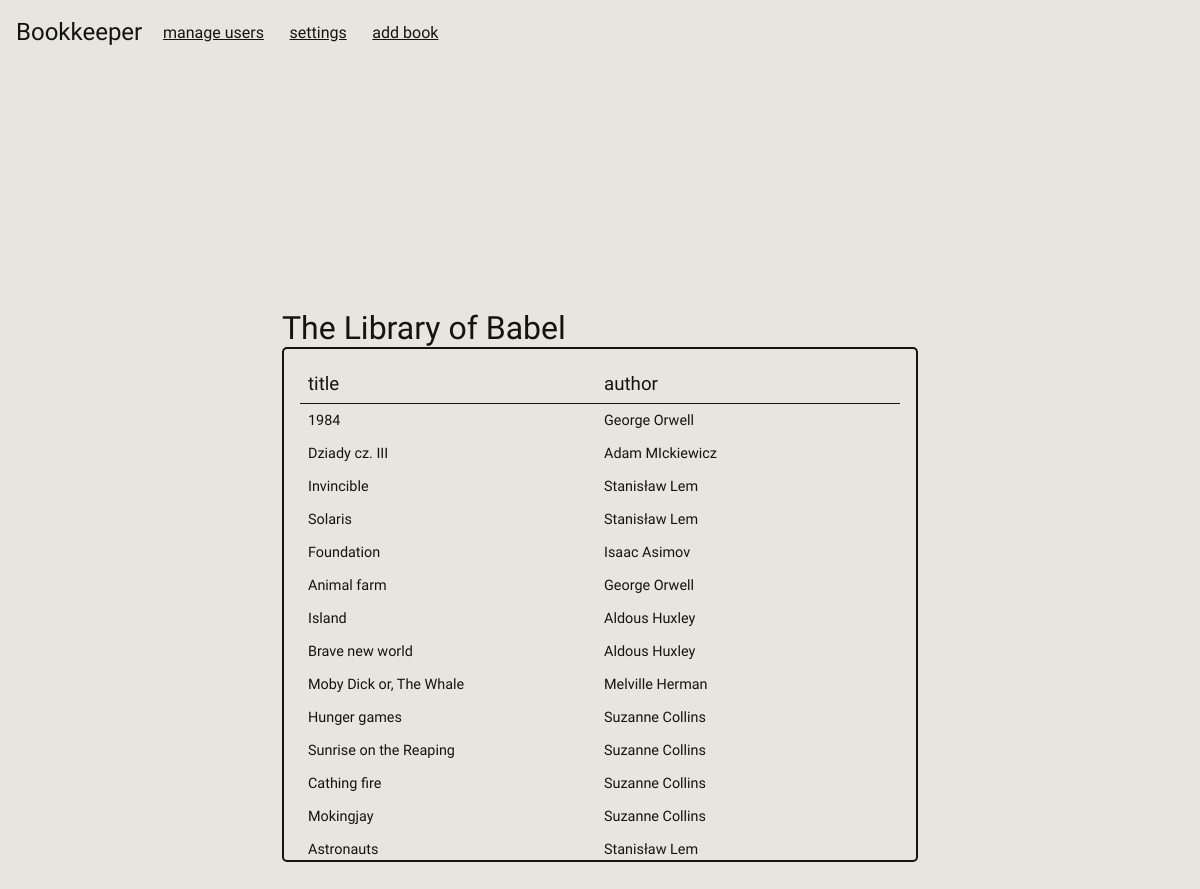
The app's page /library/1, older data.
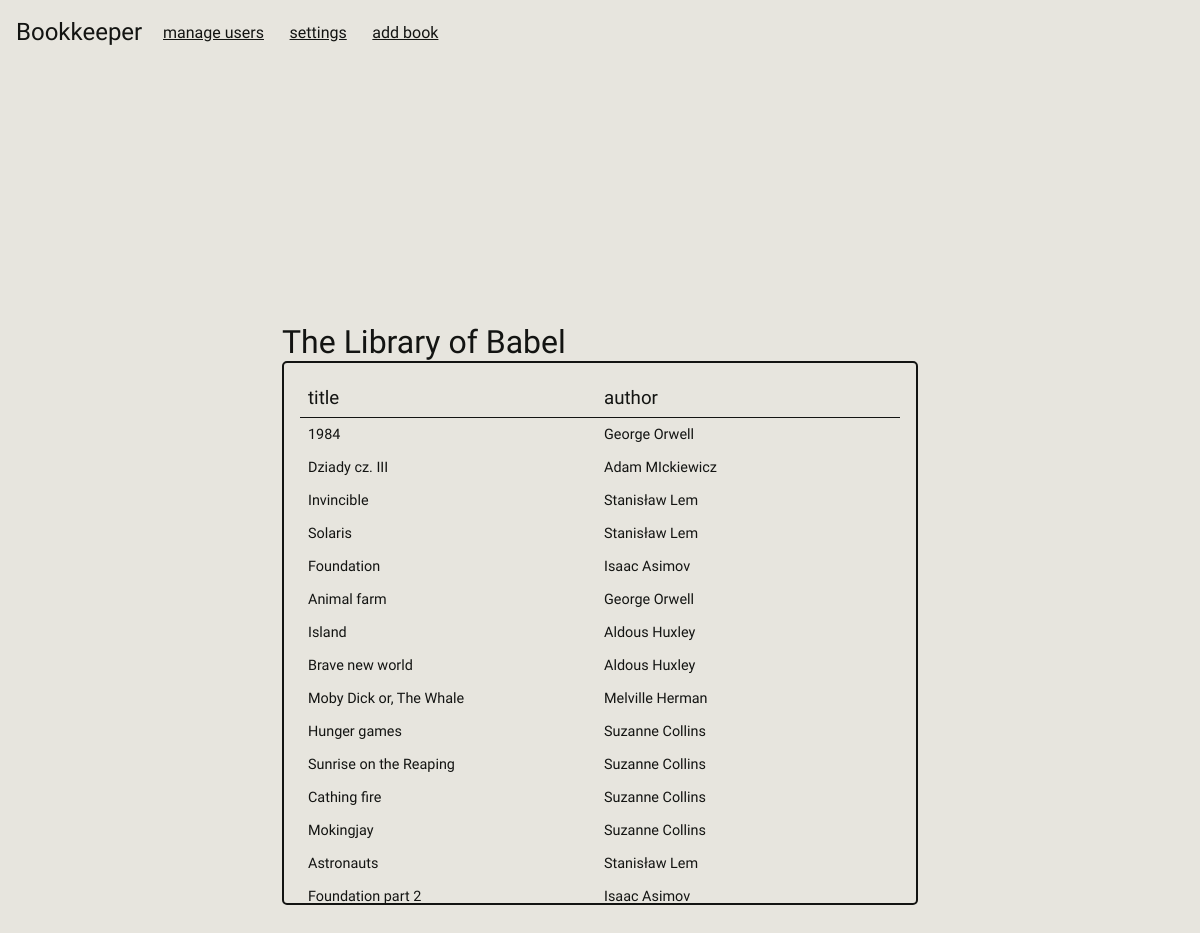
The same page, newer data.
### bookkeeper/database/models.py (models this page shows, shortened)
class Base(DeclarativeBase):
    id      = Column(Integer, primary_key = True)

class LibrarySchema(Base):
    __tablename__ = "libraries"
    name = Column(String, nullable = False)
    user_id = Column(Integer, ForeignKey("users.id"), nullable = False)
    user   = relationship("UserSchema", back_populates = "libraries")
    books  = relationship("BookSchema", back_populates = "library")

class BookSchema(Base):
    __tablename__ = "books"
    title   = Column(String, nullable  = False)
    edition = Column(Integer, nullable = True)
    status  = Column(Integer, nullable  = False)
    author_id  = Column(Integer, ForeignKey("authors.id"), nullable = False)
    held_by    = Column(Integer, ForeignKey("users.id"), nullable = True)
    library_id = Column(Integer, ForeignKey("libraries.id"), nullable = False)
    user    = relationship("UserSchema", back_populates = "books")
    author  = relationship("AuthorSchema", back_populates = "books")
    library = relationship("LibrarySchema", back_populates = "books")

class AuthorSchema(Base):
    __tablename__ = 'authors'
    name    = Column(String, nullable = False)
    surname = Column(String, nullable = True)
    books = relationship("BookSchema", back_populates = "author")

### bookkeeper/database/DTO.py (called while the page is built)
    def from_db(author: AuthorSchema):
        return Author(author.name, author.surname, author.id)

    def from_db(user: UserSchema):
        if user: return User(user.name, user.surname, user.id)

    def from_db(library: LibrarySchema):
        return Library(library.name, owned_by=User.from_db(library.user).id, id = library.id, owner = User.from_db(library.user))

    def from_db(book: BookSchema):
        return Book(
            title = book.title,
            author_id = book.author.id,
            edition = book.edition,
            status = book.status,
            library = Library.from_db(book.library),
            library_id=book.library.id,
            used_by = User.from_db(book.user),
            id = book.id,
            author = Author.from_db(book.author)
        )

### bookkeeper/database/database.py (called while the page is built)
    def __iter__(self):
        if self.message == DBMessage.OBJECT_LIST:
            return self.value.__iter__()
        else: ValueError("this response is not iterable")

    def get_library_by_id(self, id):
        session = Session(bind = self.engine)
        resp = DBResponse(DBMessage.OBJECT , Library.from_db(session.query(LibrarySchema).where(LibrarySchema.id == id).first()))
        session.close()
        return resp

    def get_books_by_library(self, library_id : int) -> DBResponse:
        session =  Session(bind = self.engine)
        resp =  DBResponse(DBMessage.OBJECT_LIST, [Book.from_db(obj) for obj in session.query(LibrarySchema).where(LibrarySchema.id == library_id).first().books])
        session.close()
        return resp

### bookkeeper/desktop/__init__.py (called while the page is built)
    def __call__(self, **kwargs):
        return self.action(**kwargs, **self.kwargs)

### bookkeeper/desktop/routes.py (called while the page is built)
def library(id: int, db : Database):
    library = library = db.get_library_by_id(id)
    return render_page("library.html", library = db.get_library_by_id(id).value, books = db.get_books_by_library(id))

### bookkeeper/desktop/utils.py (called while the page is built)
def render_page(template, **kwargs):
    mode = get_setting("dark-mode", False)
    return render_template(template, mode= "dark" if mode else "light", **kwargs)

### bookkeeper/desktop/templates/library.html
{% extends "base.html" %}
{% block head %}
<link rel="stylesheet" href="{{ url_for('static', filename='css/library.css') }}">
{% endblock %}
{% block add_to_nav %}
<a href="/add-book/{{library.id}}">add book</a>
{% endblock %}
{% block body %}
<div class="content">
    <h1>{{library.name}}</h1>
    <div class = "book-wrap">
        <div class = "header">
            <h3>title</h3>
            <h3>author</h3>
        </div>
            {% for book in books %}
            <div class = "row">
                <p>{{book.title}}</p>
                <p>{{book.author.name}} {{book.author.surname}}</p>
            </div>
            {% endfor %}
    </div>
</div>
{% endblock %}

### bookkeeper/desktop/templates/base.html (shortened to what this page needs)
<!DOCTYPE html>
<html lang="en">
<head>
<link rel="stylesheet" href="{{ url_for('static', filename='css/global.css') }}">
{% block head %}{% endblock %}
</head>
    {% block nav %}
    <nav>
        <h1><a class="home" href = "/home">Bookkeeper</a></h1>
        <a  href="/manage-users">manage users</a>
        <a href="/settings">settings</a>
        {% block add_to_nav %}
        {% endblock %}
    </nav>
    {% endblock %}
<body class = "{{mode}}">
    <div class="body-wrapper">
    {% block body %}{% endblock %}
    </div>
</body>
</html>

### bookkeeper/desktop/static/css/global.css (style rules this page uses)
* { padding: 0; margin: 0; font-family: "MedievalSharp", cursive; font-weight: 400; font-style: normal; }
.light { --background-color: #e7e5de; --text-color: #131412; --input-background-color: #d8d7d2; }
body { background-color: var(--background-color); color: var(--text-color); height:100vh; padding: 0;; overflow-y: scroll; }
.body-wrapper { overflow-y: scroll; height:calc(100vh - 4rem); max-height:calc(100vh - 4rem); position: fixed; width:100%; z-index: 1; box-sizing: content-box; }
nav { position: relative; z-index:99; top:0; left:0; background-color: var(--background-color); padding: 1rem; display: flex; align-items: center; justify-content: left; gap:1rem; }
nav h1 { display: flex; align-items: center; height: 2rem; }
nav a { padding: .3rem; color: var(--text-color); border-radius: 5px; transition: .1s; text-align: center; }
nav .home { text-decoration: none; background-color: transparent; padding: 0; border: 0px; color: var(--text-color); }

### bookkeeper/desktop/static/css/library.css (style rules this page uses)
.body-wrapper { display: flex; justify-content: center; align-items: center; }
.content { display: flex; flex-direction: column; max-height: 50vh; }
.book-wrap { border: 2px solid var(--text-color); min-width: 50vw; max-width: 90vw; overflow-y: scroll; padding: 1rem; border-radius: 5px; }
.header { border-bottom: 1px solid var(--text-color); padding: .5rem; display: grid; grid-template-columns: 1fr 1fr; gap:.5rem; }
.row { font-size: 90%; padding: .5rem; display: grid; grid-template-columns: 1fr 1fr; transition: .1s; gap:.5rem; }
p { overflow: hidden; white-space:nowrap; text-overflow: ellipsis; }

Row changes from the older to the newer data that the page shows:
added BookSchema: title "Foundation part 2", author.name "Isaac", author.surname "Asimov"
